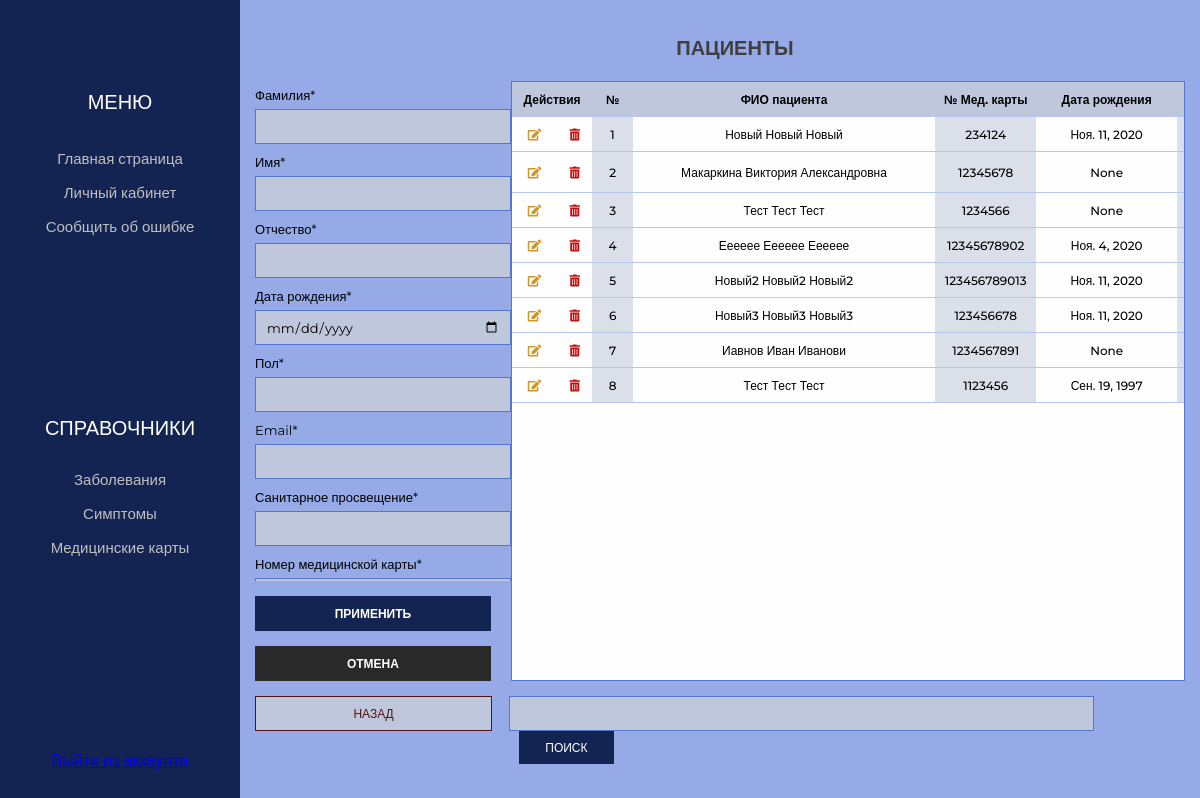
Before: /patient with the older database file.
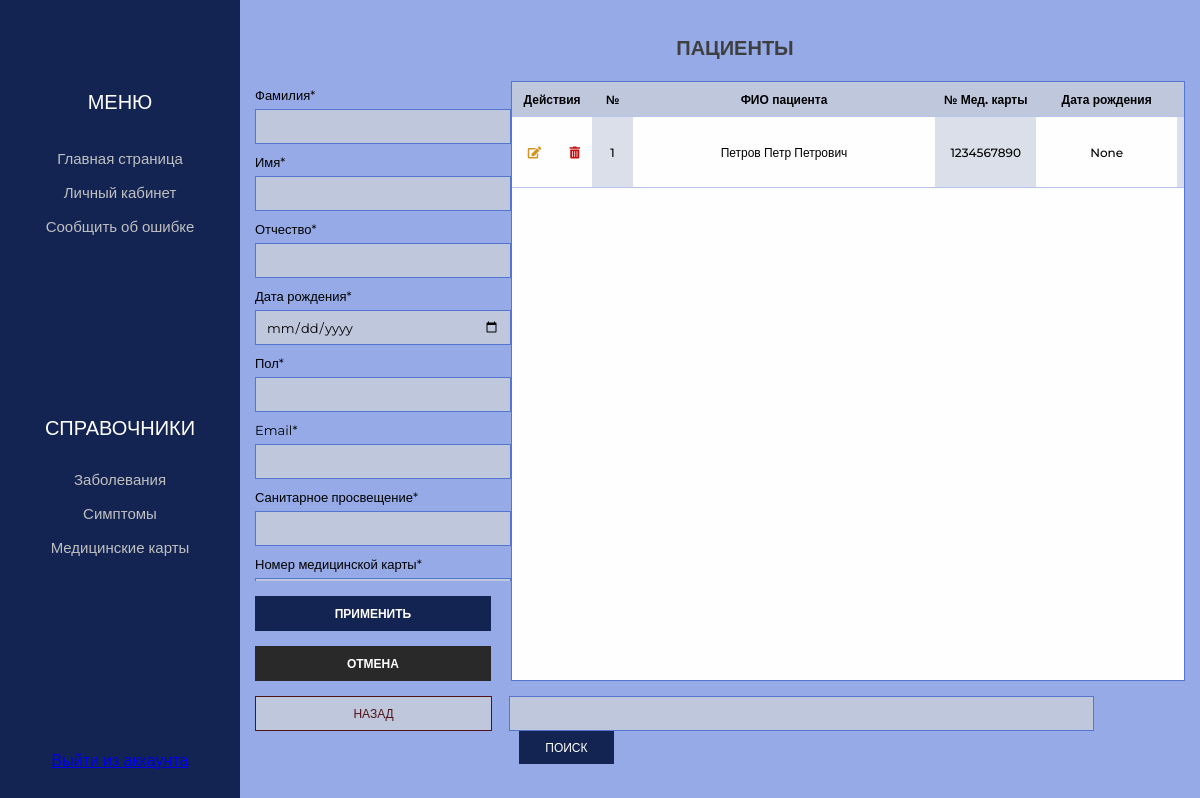
After: the same page with the newer database file.
### app/models.py (models this page shows, shortened)
class Patient(models.Model):
    surname_patient             = models.CharField(max_length=50, verbose_name='Фамилия пациента', null=True, blank=True)
    name_patient                = models.CharField(max_length=50, verbose_name='Имя пациента', null=True, blank=True)
    middlename_patient          = models.CharField(max_length=50, verbose_name='Отчество пациента', null=True, blank=True)
    email                       = models.EmailField(verbose_name='Почта', max_length=254, null=True, blank=True)
    birthday_patient            = models.DateField(max_length=50, verbose_name='День рождение пациента', null=True, blank=True)
    gender_patient              = models.CharField(max_length=50, verbose_name='Пол пациента', null=True, blank=True)
    enlightenment_patient       = models.CharField(max_length=50, verbose_name='Санитарное просвящение пациента', null=True)
    number_of_medical_card      = models.CharField(max_length=50, verbose_name='Номер медицинской карты', null=True)
    symptoms_patient            = models.ManyToManyField('Symptom', verbose_name="Симптомы", related_name = 'symptoms_patient' , blank=True)
    childhood_diseases          = models.ManyToManyField('Disease', verbose_name="Болезни детства", related_name = 'childhood_diseases', blank=True)
    relatives_diseases          = models.ManyToManyField('Disease', verbose_name="Болезни у родственников", related_name = 'relatives_diseases', blank=True)
    chronic_disease             = models.CharField(max_length=250, verbose_name='Хронические заболевания', null=True, blank=True)
    description_recommendation  = models.CharField(max_length=200, verbose_name='Описание рекомендации', null=True, blank=True)
    date_recommendation         = models.DateField(max_length=50, verbose_name='Дата выдачи рекомендации', null=True, blank=True)
    period_recommendation       = models.DateField(max_length=50, verbose_name='Период времени', null=True, blank=True)
    fk_account                  = models.ForeignKey(Account, on_delete = models.DO_NOTHING, verbose_name = 'Врач', null=True, blank=True)
    class Meta:
        verbose_name            = "Пациент"
        verbose_name_plural     = "Пациенты"

### app/views.py (the view)
# urls.py: path('patient', views.patient, name='patient'),
def patient(request):
    error = ''
    search_query = request.GET.get('search','')
    if search_query:
        elements = Patient.objects.filter(Q(description_recommendation__icontains=search_query) |
        Q(email__icontains=search_query) |
        Q(name_patient__icontains=search_query) |
        Q(middlename_patient__icontains=search_query) |
        Q(surname_patient__icontains=search_query) |
        Q(number_of_medical_card__icontains=search_query) |
        Q(gender_patient__icontains=search_query) |
        Q(symptoms_patient__name_symptom__icontains=search_query) |
        Q(childhood_diseases__name_disease__icontains=search_query) |
        Q(relatives_diseases__name_disease__icontains=search_query) |
        Q(chronic_disease__icontains=search_query))
    else:
        elements = Patient.objects.all()
    if request.method == 'POST':
        form = PatientForm(request.POST)
        if form.is_valid():
            form.save()
        else:
            error = 'Возникла ошибка'
    form = PatientForm()
    context = {'elements': elements, 'form': form}
    return render(request, 'app/doctor/Patient.html', context)

### app/models.py (called while the page is built)
    def __str__(self):
        return self.name_symptom

    def __str__(self):
        return self.name_disease

### app/templates/app/doctor/Patient.html (shortened to what the changed rows need)
{% extends 'app/doctor/base_nav.html' %} {% load static %} {% block title %}Пациенты{% endblock title %} {% block content %}
<section class="main">
    <div class="container">
        <div class="header">
            <div class="header_conatiner">
                <h1 class="header_title">ПАЦИЕНТЫ</h1>
            </div>
        </div>
        <form action="{{ data.patient }}" method="POST" class="section" name='form_name'>
            <div class="right_block">
                {% if elements %}
                <table class="table patient" border="0" cellspacing="0">
                    <tr class="header_table">
                        <th width="4%" colspan="2">Действия</th>
                        <th>№</th>
                        <th>ФИО пациента</th>
                        <th>№ Мед. карты</th>
                        <th>Дата рождения</th>
                        <th>Пол</th>
                    </tr>
                    {% for el in elements %}
                    <tr class="header_table">
                        <td>
                            <a href="{% url 'patient_update' el.id  %}"><i style="color:rgb(209, 149, 36)" class="fas fa-edit"></i></a>
                        </td>
                        <td>
                            <a href="{% url 'patient_delete' el.id  %}"><i style="color:rgb(196, 14, 14)"  class="fas fa-trash-alt"></i></a>
                        </td>
                        <td class="color" width="2%">{{ el.id }}</td>
                        <td width="15%">{{ el.surname_patient }} {{el.name_patient}} {{el.middlename_patient}}</td>
                        <td class="color" width="5%">{{ el.number_of_medical_card }}</td>
                        <td  width="7%">{{ el.birthday_patient }}</td>
                        <td class="color"  width="5%">{{ el.gender_patient }}</td>
                    </tr>
                    {% endfor %}
                    {% else %}
                    <tr class="header_table">
                        <td class="color" width=90%>
                            <p style="margin:20px 20px 20px 20px" class="input_title">У вас нет записей</p>
                        </td>
                    </tr>
                    {% endif %}
                </table>
            </div>
        </form>
    </div>
</section>
{% endblock content %}

Changed rows visible on the page:
removed Patient: id "2", surname_patient "Макаркина", name_patient "Виктория", middlename_patient "Александровна", number_of_medical_card "12345678", birthday_patient "None"
removed Patient: id "3", surname_patient "Тест", name_patient "Тест", middlename_patient "Тест", number_of_medical_card "1234566", birthday_patient "None"
removed Patient: id "4", surname_patient "Ееееее", name_patient "Ееееее", middlename_patient "Ееееее", number_of_medical_card "12345678902", birthday_patient "Ноя. 4, 2020"
removed Patient: id "5", surname_patient "Новый2", name_patient "Новый2", middlename_patient "Новый2", number_of_medical_card "123456789013", birthday_patient "Ноя. 11, 2020"
removed Patient: id "6", surname_patient "Новый3", name_patient "Новый3", middlename_patient "Новый3", number_of_medical_card "123456678", birthday_patient "Ноя. 11, 2020"
removed Patient: id "7", surname_patient "Иавнов", name_patient "Иван", middlename_patient "Иванови", number_of_medical_card "1234567891", birthday_patient "None"
removed Patient: id "8", surname_patient "Тест", name_patient "Тест", middlename_patient "Тест", number_of_medical_card "1123456", birthday_patient "Сен. 19, 1997"
changed Patient id 1: surname_patient "Новый" → "Петров"; name_patient "Новый" → "Петр"; middlename_patient "Новый" → "Петрович"; number_of_medical_card "234124" → "1234567890"; birthday_patient "Ноя. 11, 2020" → "None"
